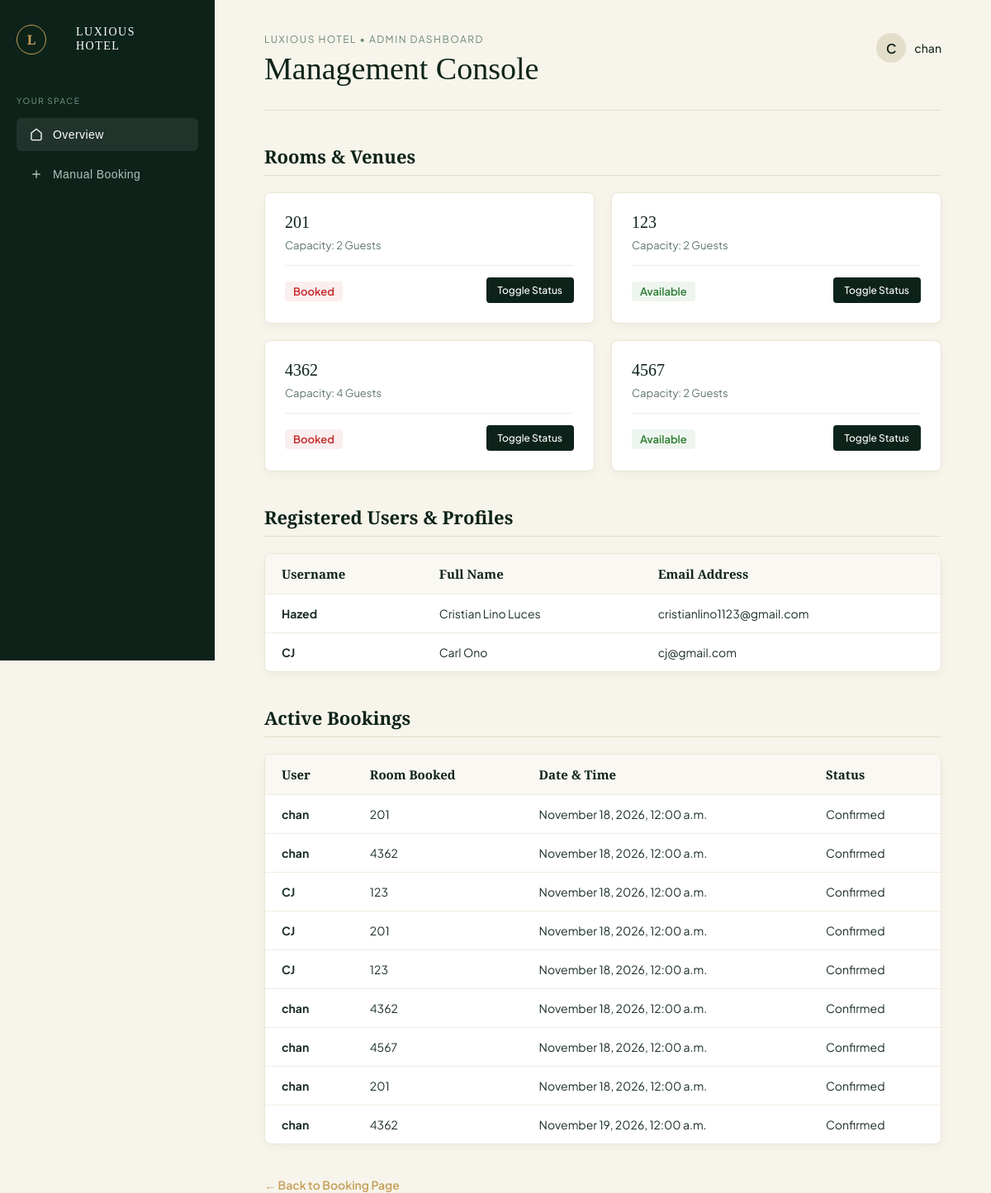
Screenshot of /my-admin/ (signed in) with the database file from the repository.
### App/models.py (models this page shows, shortened)
class Room(models.Model):
    ROOM_TYPES = [
        ('Standard', 'Standard Room'),
        ('Deluxe', 'Deluxe / Suite'),
        ('VIP', 'Important Guest'),
        ('Deluxe Plus', 'Delux Capacity')
    ]
    name = models.CharField(max_length=150)                                                     # Name of the Room / Room Number
    room_type = models.CharField(max_length=50, choices=ROOM_TYPES, default='Standard')         # ROOM_TYPES
    capacity = models.IntegerField()                                                            # Capacity (1-4)
    is_available = models.BooleanField(default=True)                                            # Room availability
    price_per_night = models.IntegerField(default=0)                                            # Room Price
    room_description = models.TextField(max_length=5000, default='Failed to load description')  # Room Description

class UserProfile(models.Model):
    user = models.OneToOneField(User, on_delete=models.CASCADE)
    fullname = models.CharField(max_length=150)
    email = models.EmailField(max_length=254)
    phone = models.CharField(max_length=20, blank=True)

class Booking(models.Model):
    reservation_number = models.CharField(max_length=20, unique=True, blank=True)   # Unique Reservations number generated from UUID
    user = models.ForeignKey(User, on_delete=models.CASCADE)                        # Tracks the current active / logged in user
    venue = models.ForeignKey(Room, on_delete=models.CASCADE)                       # Selects the room info the user chose
    booking_date = models.DateTimeField()                                           # The reservation date selected by user
    checkout_date = models.DateTimeField()                                          # Check_out date selected by user
    status = models.CharField(max_length=50, default='Confirmed')                   # Status of the booking
    created_at = models.DateTimeField(auto_now_add=True)                            # Uploads when the booking was created
    itineraries = models.ManyToManyField(Itinerarie,blank=True)

### App/views.py (the view)
# urls.py: path('my-admin/', views.custom_admin_dashboard, name='custom_admin'),
@staff_member_required
def custom_admin_dashboard(request):
    profiles = UserProfile.objects.all()
    rooms = Room.objects.all()
    bookings = Booking.objects.all()
    context = {
        'profiles': profiles,
        'rooms': rooms,
        'bookings': bookings,
    }
    return render(request, 'page/admin_dashboard.html', context)

### App/templates/page/admin_dashboard.html (shortened to what this page needs)
{% load static %}
<!DOCTYPE html>
<html lang="en">
<head>
    <link rel="stylesheet" href="{% static 'style/landing.css' %}">
</head>
<body>
    <aside>
        <div class="brand">
            <div class="brand-logo">L</div>
            <div class="brand-name">LUXIOUS<br>HOTEL</div>
        </div>
        <div class="nav-category">Your Space</div>
        <ul class="nav-links">
            <li><a href="#" class="active"><svg width="16" height="16" fill="none" stroke="currentColor" stroke-width="2" viewBox="0 0 24 24"><path d="M3 9l9-7 9 7v11a2 2 0 01-2 2H5a2 2 0 01-2-2z"></path></svg> Overview</a></li>
            <li><a href="{% url 'staff_book' %}"><svg width="16" height="16" fill="none" stroke="currentColor" stroke-width="2" viewBox="0 0 24 24"><path d="M12 5v14M5 12h14"></path></svg> Manual Booking</a></li>
        </ul>
    </aside>
    <main>
        <div class="top-header">
            <div>
                <div class="header-subtitle">Luxious Hotel • Admin Dashboard</div>
                <h1>Management Console</h1>
            </div>
            <div class="user-profile">
                <div class="user-avatar">{{ request.user.username|slice:":1"|upper }}</div>
                <span style="font-weight: 500; font-size: 14px;">{{ request.user.username }}</span>
            </div>
        </div>
        <h2>Rooms & Venues</h2>
        <div class="rooms-grid">
            {% for room in rooms %}
            <div class="room-card">
                <div>
                    <div class="room-title">{{ room.name }}</div>
                    <div class="room-info">Capacity: {{ room.capacity }} Guests</div>
                </div>
                <div class="room-footer">
                    <div>
                        {% if room.is_available %}
                            <span class="badge-available">Available</span>
                        {% else %}
                            <span class="badge-booked">Booked</span>
                        {% endif %}
                    </div>
                    <a href="{% url 'toggle_room' room.id %}" class="btn-action">Toggle Status</a>
                </div>
            </div>
            {% empty %}
            <div style="grid-column: 1 / -1; background: #ffffff; padding: 20px; border-radius: 8px; text-align: center; color: #5c756b;">
                No rooms added yet.
            </div>
            {% endfor %}
        </div>
        <h2>Registered Users & Profiles</h2>
        <div class="table-container">
            <table>
                <thead>
                    <tr>
                        <th>Username</th>
                        <th>Full Name</th>
                        <th>Email Address</th>
                    </tr>
                </thead>
                <tbody>
                    {% for profile in profiles %}
                    <tr>
                        <td><strong>{{ profile.user.username }}</strong></td>
                        <td>{{ profile.fullname }}</td>
                        <td>{{ profile.email }}</td>
                    </tr>
                    {% empty %}
                    <tr><td colspan="3" style="text-align: center; color: #5c756b;">No user profiles found.</td></tr>
                    {% endfor %}
                </tbody>
            </table>
        </div>
        <h2>Active Bookings</h2>
        <div class="table-container">
            <table>
                <thead>
                    <tr>
                        <th>User</th>
                        <th>Room Booked</th>
                        <th>Date & Time</th>
                        <th>Status</th>
                    </tr>
                </thead>
                <tbody>
                    {% for booking in bookings %}
                    <tr>
                        <td><strong>{{ booking.user.username }}</strong></td>
                        <td>{{ booking.venue.name }}</td>
                        <td>{{ booking.booking_date|date:"F j, Y, g:i a" }}</td>
                        <td>{{ booking.status }}</td>
                    </tr>
                    {% empty %}
                    <tr><td colspan="4" style="text-align: center; color: #5c756b;">No active bookings found.</td></tr>
                    {% endfor %}
                </tbody>
            </table>
        </div>
        <a href="{% url 'book_venue' %}" class="back-link">&larr; Back to Booking Page</a>
    </main>
</body>
</html>

### App/static/style/landing.css (style rules this page uses)
html { scroll-behavior: smooth; }
* { margin: 0; padding: 0; box-sizing: border-box; }
body, html { height: 100%; font-family: 'Montserrat', sans-serif; color: #ffffff; }
.brand { display: flex; align-items: center; }
.brand-logo { width: 64px; height: auto; object-fit: contain; justify-items: start; }
.brand-name { font-family: 'Cinzel', serif; font-size: 1.05rem; letter-spacing: 0.28em; font-weight: 400; color: #f4f4f4; margin-left: 24px; }
.nav-links { list-style: none; display: flex; gap: 44px; font-family: 'Tenor Sans', sans-serif; font-weight: 400; font-style: normal; }
.nav-links a { text-decoration: none; color: #ffffff; font-size: 0.95rem; font-weight: 400; letter-spacing: 0.03em; transition: opacity 0.25s ease; }

### rows the page displays
Room: name "201", capacity "2", is_available "Booked"
Room: name "123", capacity "2", is_available "Available"
Room: name "4362", capacity "4", is_available "Booked"
Room: name "4567", capacity "2", is_available "Available"
UserProfile: user.username "Hazed", fullname "Cristian Lino Luces", email "cristianlino1123@gmail.com"
UserProfile: user.username "CJ", fullname "Carl Ono", email "cj@gmail.com"
Booking: user.username "chan", venue.name "201", booking_date "November 18, 2026, 12:00 a.m.", status "Confirmed"
Booking: user.username "chan", venue.name "4362", booking_date "November 18, 2026, 12:00 a.m.", status "Confirmed"
Booking: user.username "CJ", venue.name "123", booking_date "November 18, 2026, 12:00 a.m.", status "Confirmed"
Booking: user.username "CJ", venue.name "201", booking_date "November 18, 2026, 12:00 a.m.", status "Confirmed"
Booking: user.username "CJ", venue.name "123", booking_date "November 18, 2026, 12:00 a.m.", status "Confirmed"
Booking: user.username "chan", venue.name "4362", booking_date "November 18, 2026, 12:00 a.m.", status "Confirmed"
Booking: user.username "chan", venue.name "4567", booking_date "November 18, 2026, 12:00 a.m.", status "Confirmed"
Booking: user.username "chan", venue.name "201", booking_date "November 18, 2026, 12:00 a.m.", status "Confirmed"
Booking: user.username "chan", venue.name "4362", booking_date "November 19, 2026, 12:00 a.m.", status "Confirmed"

### other values shown
{{ request.user.username|slice:":1"|upper }} "C"
{{ request.user.username }} "chan"
